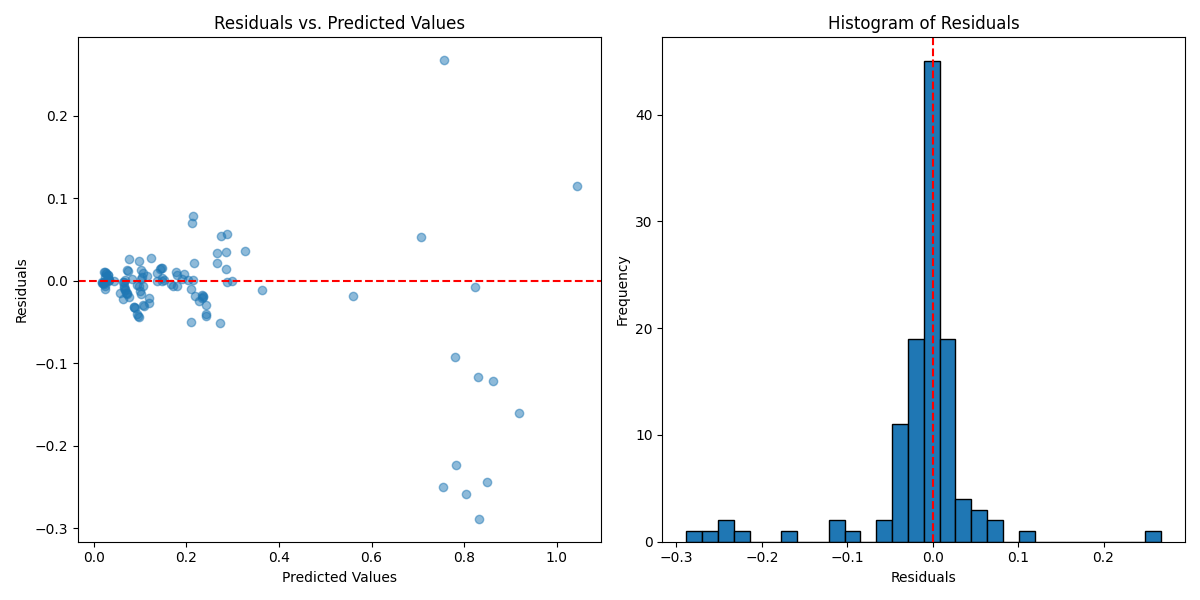

The Python source for this figure:
import pandas as pd
import matplotlib.pyplot as plt
from sklearn.model_selection import train_test_split
from sklearn.ensemble import RandomForestRegressor
from sklearn.metrics import mean_squared_error
import numpy as np

# Load your combined CSV data directly
file_path = '/home/wajid/IPC prediction/output.csv'
combined_data = pd.read_csv(file_path, delimiter=',', encoding='utf-8')

# Define the input parameters (features) you want to use
input_parameters = [
    'numLoadInsts',
    'numStoreInsts',
    'numInsts',
    'numBranches',
    'intAluAccesses',
    'numOps',
    'model'
]

# Define the target variable (y)
target_variable = 'ipc'

# Split the dataset into training and testing sets
X = combined_data[input_parameters]
y = combined_data[target_variable]
X_train, X_test, y_train, y_test = train_test_split(X, y, test_size=0.2, random_state=42)

# Create a Random Forest Regression model with 100 estimators (you can adjust this value)
model = RandomForestRegressor(n_estimators=100, random_state=42, warm_start=False)

# Train the model on the training data
model.fit(X_train, y_train)

# Make predictions on the test set
y_pred = model.predict(X_test)

# Calculate residuals (errors)
residuals = y_test - y_pred

# Create residual plots
plt.figure(figsize=(12, 6))

# Residuals vs. Predicted Values (to check for heteroscedasticity)
plt.subplot(1, 2, 1)
plt.scatter(y_pred, residuals, alpha=0.5)
plt.xlabel('Predicted Values')
plt.ylabel('Residuals')
plt.title('Residuals vs. Predicted Values')
plt.axhline(0, color='red', linestyle='--')

# Histogram of Residuals (to check for normality)
plt.subplot(1, 2, 2)
plt.hist(residuals, bins=30, edgecolor='k')
plt.xlabel('Residuals')
plt.ylabel('Frequency')
plt.title('Histogram of Residuals')
plt.axvline(0, color='red', linestyle='--')

plt.tight_layout()
plt.show()
